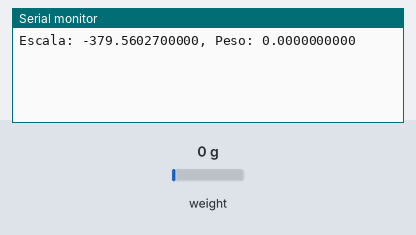
A sketch run on a simulated Arduino Uno, built with avr-gcc and run on an emulated ATmega328P. Parts: the last lines printed to the serial monitor. The test bench sets the inputs (shaded band); at power-on: weight on the scale 0 g.

Above: at 5.4 s.
5.5 s: weight on the scale set to 100 g
At 6.7 s:
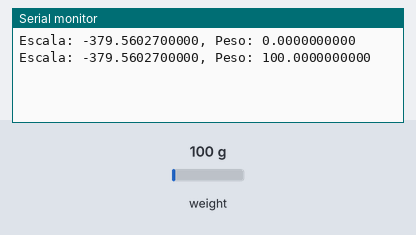
7.0 s: weight on the scale set to 1250 g
At 8.1 s:
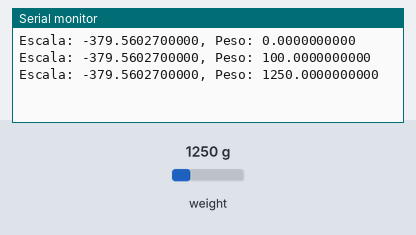
Timing chart, 0 to 10.0 s (numbered marks = the images above; inputs shaded):
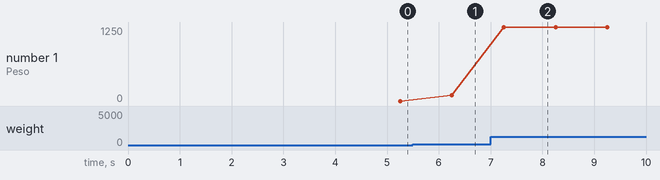

The sketch:

configuration_pesa.ino
```cpp
#include <HX711.h>

// Pines de sensor de peso
const int CLKPIN = A0;
const int DOUTPIN = A1;
const int PESO_CONOCIDO = 401; // Gramos
HX711 balanza;

float escala = 0.0;

void setup() {
  // Configurar data rate en baud (bits por segundo)
  Serial.begin(115200);
  // Configurar sensor de peso
  balanza.begin(DOUTPIN, CLKPIN);
  calibrarBalanza();
}

void loop() {
  float peso = balanza.get_units(10);

  if (peso < 0) {
    peso = peso * -1;
  }

  Serial.println("Escala: " + String(escala, 10) + String(", Peso: ") + String(peso, 10));
}

void calibrarBalanza() {
  // Configurar balanza
  //  float medicion = 0.0;
  //
  //  balanza.set_scale(); // La escala por defecto es 1
  //  balanza.tare(20);  // Peso muerto de la balanza
  //
  //  Serial.println("7 segundos para colocar peso");
  //  delay(7000);
  //  // Calibrar al hacer promedio de tres mediciones
  //  for (int i = 0; i < 3; i++) {
  //    Serial.println("Midiendo");
  //    medicion = medicion + balanza.get_value(20); // Mediciones antes de regresar peso
  //    delay(1000);
  //  }
  //  // Configurar
  //  Serial.println("4 segundos para retirar peso");
  //  delay(4000);
  //  Serial.println("Peso deberia estar retirado para este momento");
  //  escala = (medicion / 3) / PESO_CONOCIDO;
  //  balanza.set_scale(escala);
  //  delay(500);
  //  Serial.println("Balanza configurada");

  // Balanza ya configurada
  escala = -379.56027;
  balanza.set_scale(); // La escala por defecto es 1
  balanza.tare(20);  // Peso muerto de la balanza
  balanza.get_value(20);
  delay(250);
  balanza.set_scale(escala);
}
```

Measured:
- after the input at 5.5 s, the serial monitor: prints a new line after 0.75 s (image 1)
- after the input at 7.0 s, the serial monitor: prints a new line after 0.25 s (image 2)
- plotted number 1: 0 → 100 after the input at 5.5 s, 100 → 1250 after the input at 7.0 s
